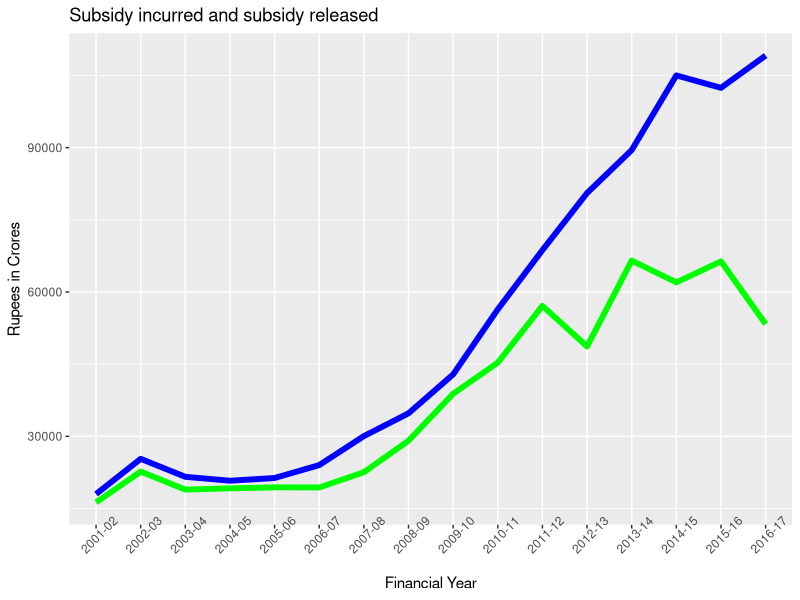

This figure's R source:
setwd("C:/Users/ARUN PALANIAPPAN/Desktop/FCI/Final Work")

suppressPackageStartupMessages(library(openxlsx))
library(dplyr)
library(tidyverse)
library(reshape2)
library(ggplot2)
library(e1071)

subsidy_data <- read.xlsx("Food Subsidy.xlsx")

names(subsidy_data)
names(subsidy_data)[which(names(subsidy_data) == "subsidy.released.for.current.year")] = "sr_cy"
names(subsidy_data)[which(names(subsidy_data) == "subsidy.incurred.current.year")] = "si_cy"

#Extract two columns from the data, make two new data frames with a factor and combine them and plot in them
ggplot(subsidy_data, mapping = aes(x=year)) +
  geom_line(aes(y=sr_cy, group=1), size=2, color="green", labels="Subsidy Released") + 
  geom_line(aes(y=si_cy, group=1), size=2, color="blue", labels="Subsidy Incurred") + 
  labs(title="Subsidy incurred and subsidy released", x="Financial Year", y="Rupees in Crores") + 
  theme(axis.text.x = element_text(angle=45))

